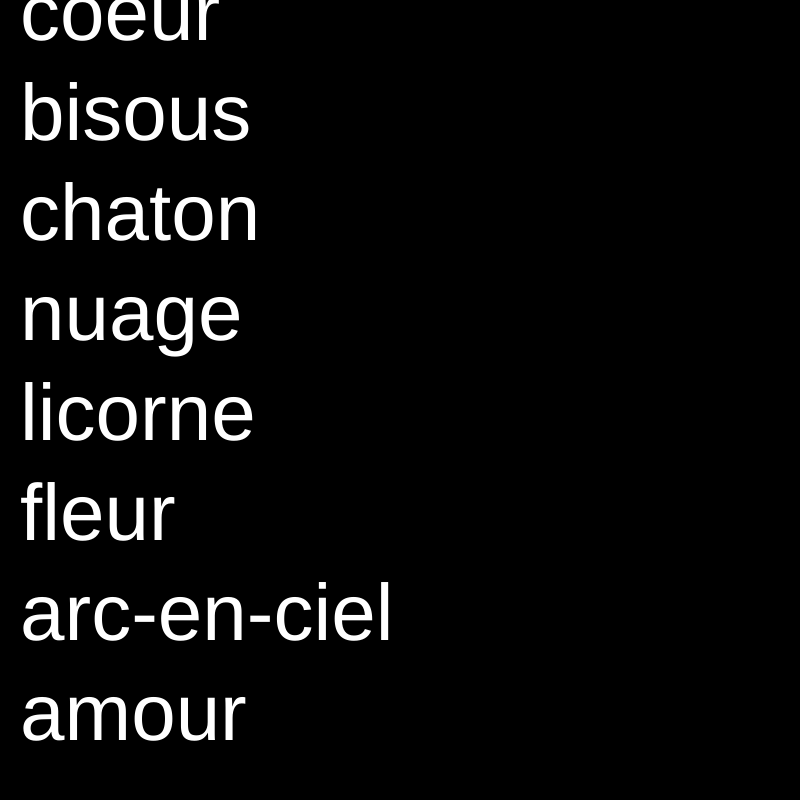
Frame 1 (no input)
Frame 60 (no input): identical to frame 1, image omitted
Frame 120 (the mouse pressed at the canvas centre since frame 60): identical to frame 1, image omitted

The p5.js sketch that drew this single still picture (run headless with seeded random() and noise() and a simulated clock; from frame 60 on, the mouse is pressed at the canvas centre):

// p5.js sketch
// ── sketch.js
/*
* Introduction à l'utilisation des arrays
* 1. mot hardcodé
* 2. index de l'array en dur
* 3. index dans une variable
* 4. mousePressed pour augmenter l'index
* 5. check l'index avec un nombre en dur
* 6. Array length
*/
var mots =
  ["coeur", "bisous", "chaton",
  "nuage", "licorne", "fleur",
  "arc-en-ciel", "amour"
  ];
var index = 0;
function setup() {
   createCanvas(800, 800);
   noFill();
}

function draw() {
  background(0);

  fill(255);

  textSize(80);
  for(var i=0; i < mots.length; i = i + 1 ){
    text(mots[i], 20, i*100+40);
  }



  // check index

  // todo : montrer ce qui se passe quand on hardcode le nombre d'éléments
  // ajouter
}


function mousePressed(){
  index = index + 1;
  console.log(index);
  if(index > mots.length-1){
    index = 0;
  }
}
